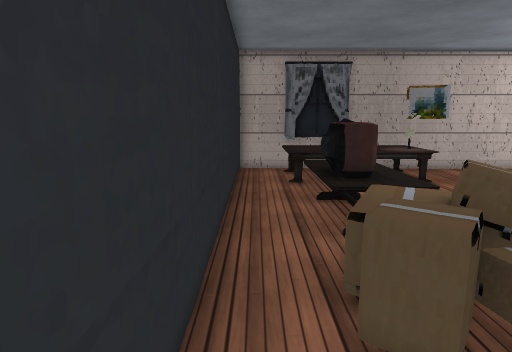
View 1 (above)

16 first-person views from a walk through a scene from a Unity 3-D project. The camera is 1.4 m above the floor, tilts 10° down and sees 75° across. The floor is counted in squares, 0.48 m on a side. Each view is taken from the middle of a square. On the plan, view 1 faces up. The plan holds only what a view shows up to about 20 squares ahead; the rest is blank. The place goes on beyond the plan. The player is left out. Door leaves are left out, so doorways stand open. Some surface patterns are stand-ins.

View 2
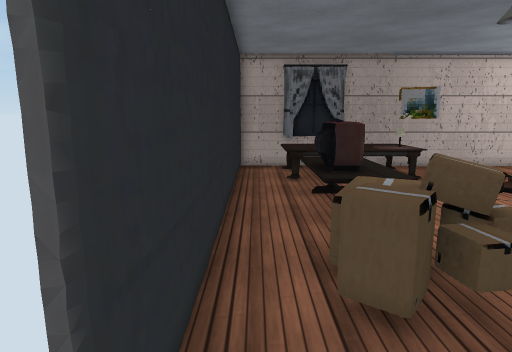

View 3
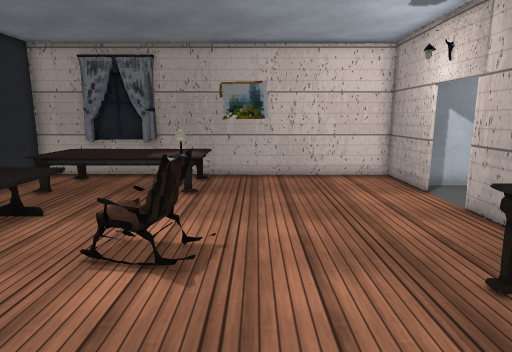

View 4
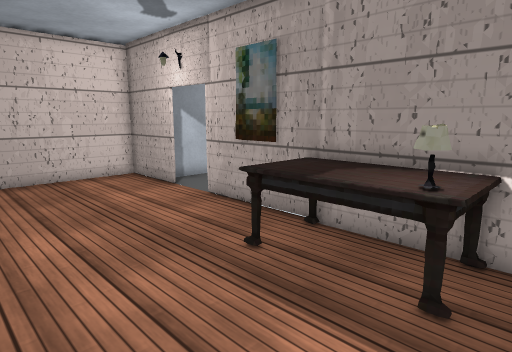

View 5
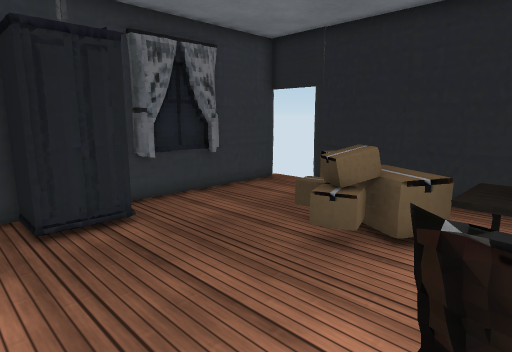

View 6
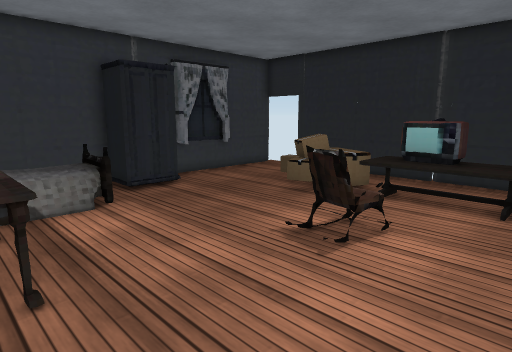

View 7
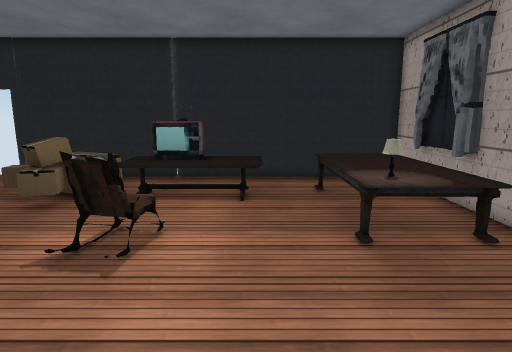

View 8
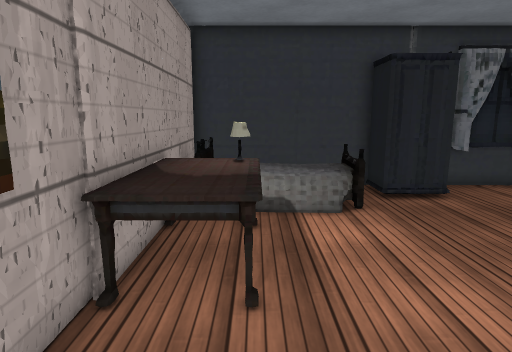

View 9
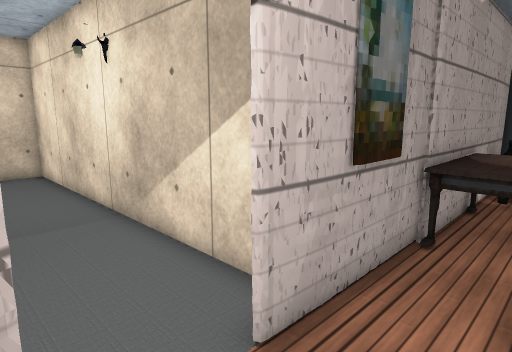

View 10
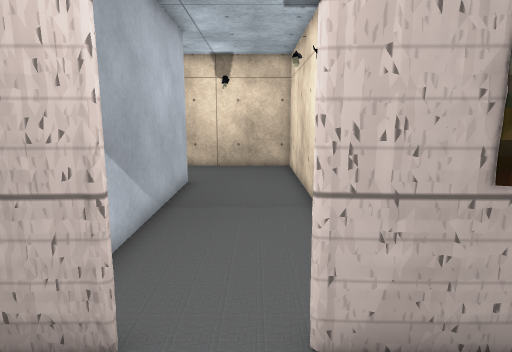

View 11
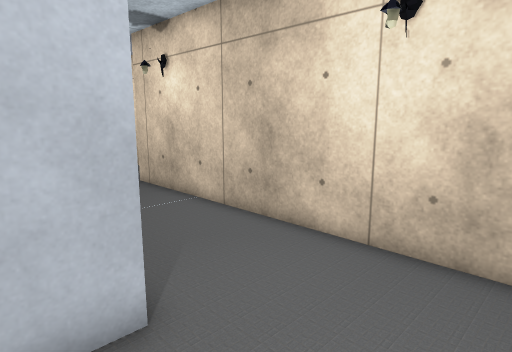

View 12
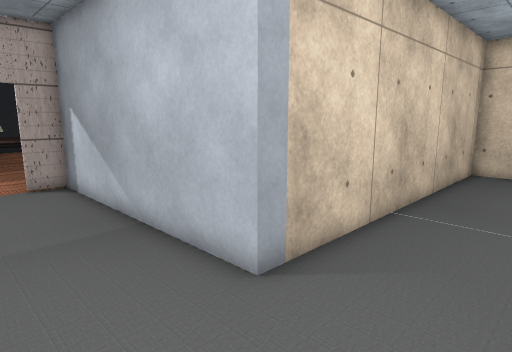

View 13
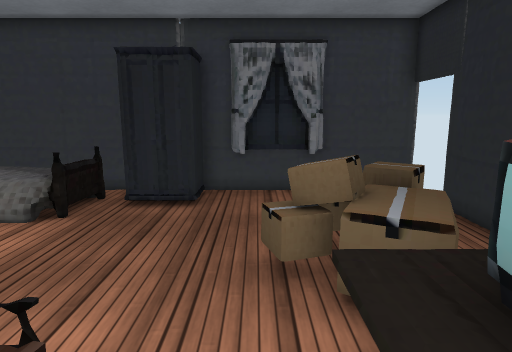

View 14
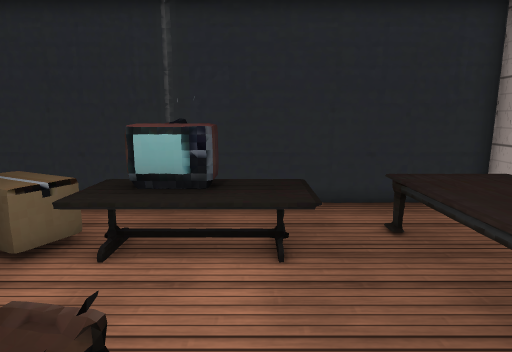

View 15
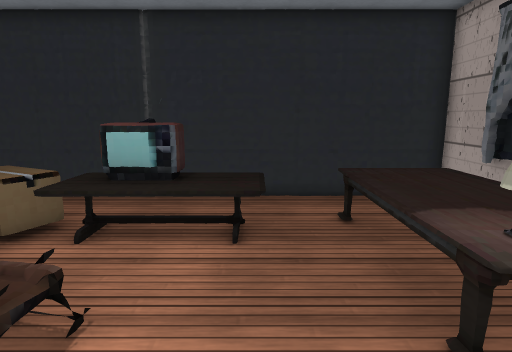

View 16
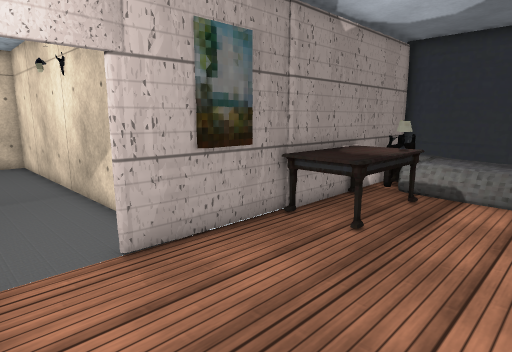

### Floor plan
Key: @ floor where view 1 was taken; # wall or solid block; x gap in a wall; . floor; D open door; = window, fence, low wall or low ledge; T thing the floor can be seen under or through; A table; B TV; C chair; L lamp; S closet; E bed; O other object.
Columns run from 1 left of view 1 to 33 right of it. Each row starts with its distance up from view 1.
 26                              #..  #
 25                              #.. .#
 24                              #....#
 23                              #....#
 22                              #....#
 21                              #....#
 20                              #....#
 19 ####     ##########          #....#
 18 #..#     #........#          #....#
 17 #.T=     #........#          #....#
 16 #.T=     #........############....#
 15 #.T==   ##........#...............#
 14 #..TTTTTTT........D...............#
 13 #.................D...............#
 12 #..AAA............#...............#
 11 #..AAA............#################
 10 #..BBA.. .........#
  9 #..BBA..OC........#
  8 #..ABA.. #........#
  7 #..###.........AAA#
  6 #..OO#.........AAA#
  5 #.#OOOO........AAA#
  4 #.#OO#.........LLA#
  3 #..###.........####
  2 #  .........#EEE #
  1 # ..........EEEEE#
  0 D@......#SS EEEEE#
 -1 D.......S S #EEE #
 -2 x#################

Positions as (right, up) in squares from view 1, and headings:
1: (0, 0), facing up
2: (0, -1), facing up
3: (10, 2), facing up
4: (9, 2), facing up-right
5: (11, 9), facing down-left
6: (15, 13), facing down-left
7: (15, 12), facing left
8: (14, 12), facing down
9: (14, 15), facing down-right
10: (13, 13), facing right
11: (26, 12), facing up-right
12: (32, 12), facing up-left
13: (5, 11), facing down
14: (10, 11), facing left
15: (11, 12), facing left
16: (10, 15), facing down-right
